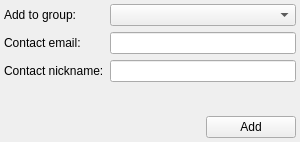
<?xml version="1.0" encoding="UTF-8"?>
<ui version="4.0">
 <class>AddContactWidgetClass</class>
 <widget class="QWidget" name="AddContactWidgetClass">
  <property name="windowModality">
   <enum>Qt::ApplicationModal</enum>
  </property>
  <property name="geometry">
   <rect>
    <x>0</x>
    <y>0</y>
    <width>300</width>
    <height>142</height>
   </rect>
  </property>
  <property name="windowTitle">
   <string>Add contact to list</string>
  </property>
  <layout class="QGridLayout" name="gridLayout">
   <property name="margin">
    <number>4</number>
   </property>
   <item row="0" column="0">
    <widget class="QLabel" name="label">
     <property name="text">
      <string>Add to group:</string>
     </property>
    </widget>
   </item>
   <item row="0" column="1" colspan="2">
    <widget class="QComboBox" name="groupComboBox"/>
   </item>
   <item row="1" column="0">
    <widget class="QLabel" name="label_3">
     <property name="text">
      <string>Contact email:</string>
     </property>
    </widget>
   </item>
   <item row="1" column="1" colspan="2">
    <widget class="QLineEdit" name="emailEdit"/>
   </item>
   <item row="2" column="0">
    <widget class="QLabel" name="label_2">
     <property name="text">
      <string>Contact nickname:</string>
     </property>
    </widget>
   </item>
   <item row="2" column="1" colspan="2">
    <widget class="QLineEdit" name="nickEdit"/>
   </item>
   <item row="4" column="2">
    <widget class="QPushButton" name="addContactButton">
     <property name="text">
      <string>Add</string>
     </property>
    </widget>
   </item>
   <item row="3" column="1">
    <spacer name="verticalSpacer">
     <property name="orientation">
      <enum>Qt::Vertical</enum>
     </property>
     <property name="sizeHint" stdset="0">
      <size>
       <width>20</width>
       <height>40</height>
      </size>
     </property>
    </spacer>
   </item>
  </layout>
 </widget>
 <layoutdefault spacing="6" margin="11"/>
 <resources/>
 <connections/>
</ui>
